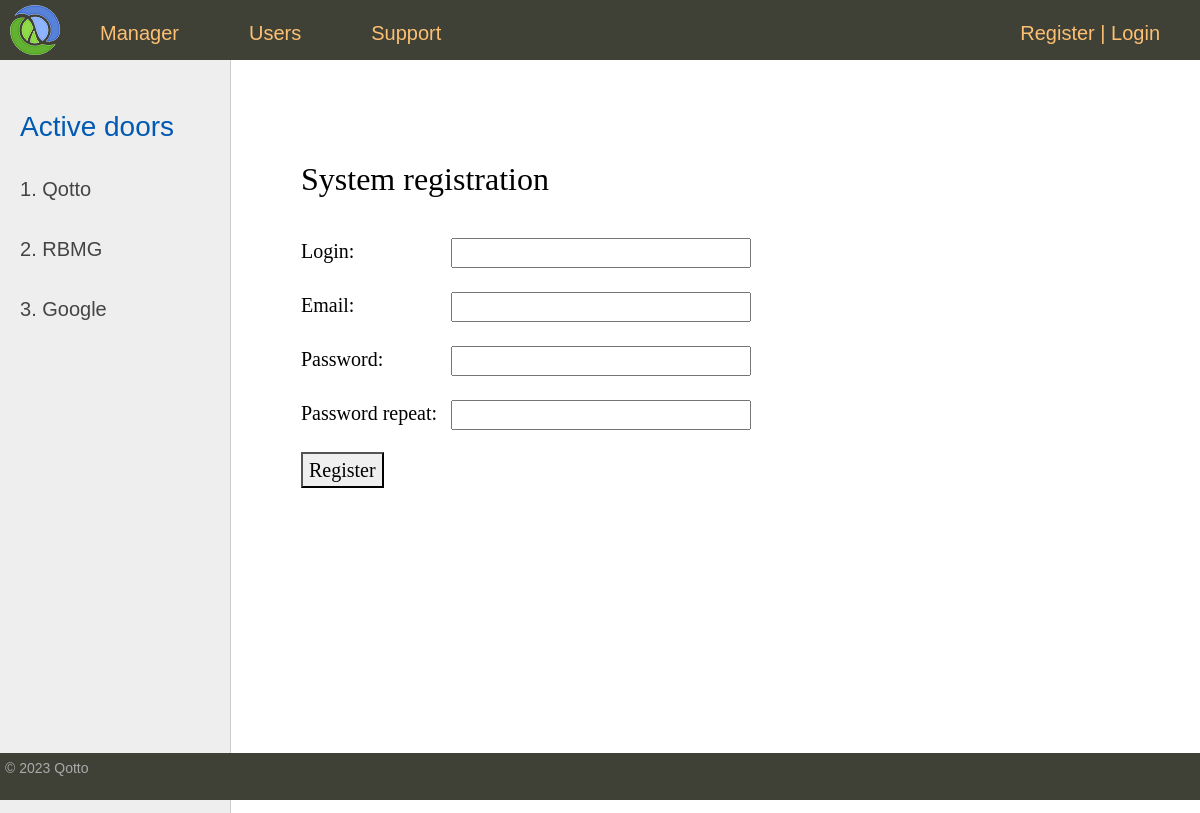
Screenshot of /register/ with the database file from the repository.
### door/models.py (models this page shows, shortened)
class Door(models.Model):
    name = models.CharField(max_length=50, verbose_name="Company name")
    slug = models.SlugField(max_length=255, unique=True, db_index=True, verbose_name="URL")
    url = models.URLField(max_length=200, null=True, verbose_name="Link")
    class Meta:
        verbose_name = "Registered door"
        verbose_name_plural = "Registered doors"
        ordering = ['id']
    def get_absolute_url(self):
        return reverse('door', kwargs={"door_slug": self.slug})

### door/views.py (the view, shortened to what this page needs)
# urls.py: path('register/', RegisterUser.as_view(), name='register'),
class RegisterUser(DataMixin, CreateView):
    form_class = RegisterUserForm
    template_name = 'door/register.html'
    success_url = reverse_lazy('login')
    def get_context_data(self, *, object_list=None, **kwargs):
        context = super().get_context_data(**kwargs)
        c_def = self.get_user_context(title="System registration")
        return dict(list(context.items()) + list(c_def.items()))

### door/forms.py
class RegisterUserForm(UserCreationForm):
    username = forms.CharField(label='Login', widget=forms.TextInput(attrs={'class': 'form-input'}))
    email = forms.EmailField(label='Email', widget=forms.EmailInput(attrs={'class': 'form-input'}))
    password1 = forms.CharField(label='Password', widget=forms.PasswordInput(attrs={'class': 'form-input'}))
    password2 = forms.CharField(label='Password repeat', widget=forms.PasswordInput(attrs={'class': 'form-input'}))
    class Meta:
        model = UserDate
        fields = ('username', 'email', 'password1', 'password2')

### door/templatetags/door_tags.py (called while the page is built)
@register.simple_tag(name='getdoors')
def get_door(filter=None):
    if not filter:
        return Door.objects.all()
    else:
        return Door.objects.filter(pk=filter)

@register.inclusion_tag('door/list_door.html')
def show_doors(sort=None, door_selected=0):
    if not sort:
        doors = Door.objects.all()
    else:
        doors = Door.objects.order_by(sort)
    return {"doors": doors, "door_selected": door_selected}

### door/utils.py (called while the page is built)
    def get_user_context(self, **kwargs):
        context = kwargs
        doors = Door.objects.all()
        user_menu = menu.copy()
        if not self.request.user.is_authenticated:
            for _ in range(3):
                user_menu.pop(2)
        context['menu'] = user_menu
        context['door'] = doors
        if 'door_selected' not in context:
            context['door_selected'] = 0
        return context

### door/templates/door/register.html (shortened to what this page needs)
{%  extends 'door/base.html' %}
{% block content %}
<h1>{{title}}</h1>
<br>
<form method="post">
{% for f in form %}
<p><label class="form-label" for="{{ f.id_for_label }}">{{f.label}}: </label>{{ f }}</p>
{% endfor %}
    <button type="submit">Register</button>
</form>
{% endblock %}

### door/templates/door/list_door.html
{% for door in doors %}
{% if door.pk|add:"0" == door_selected|add:"0" %}
<li class="selected">{{door.id}}.{{door.name}}</li>
{% else %}
<li><a href="{{ door.get_absolute_url }}">{{door.id}}. {{door.name}}</a></li>
{% endif %}
{% endfor %}

### door/static/door/css/styles.css (style rules this page uses)
html, body { font-family: 'Arial'; margin: 0; padding: 0; height: 100%; width: 100%; color: #444; }
a { color: #0059b2; text-decoration: none; }
.left-chapters ul li { margin: 30px 0 0 0; color: #999; }
.left-chapters ul li a { color: #444; text-decoration: none; }
.content-text h1 { font-size: 32px; }
.form-input { width: 300px; font-size: 16px; }
.form-label { display: inline-block; min-width: 150px; vertical-align: top; }

### rows the page displays
Door: id "1", name "Qotto"
Door: id "2", name "RBMG"
Door: id "3", name "Google"

### other values shown
{{ m.title }} "Manager" "Users" "Support"
{{ title }} "System registration"
{{ f.label }} "Login" "Email" "Password" "Password repeat"
